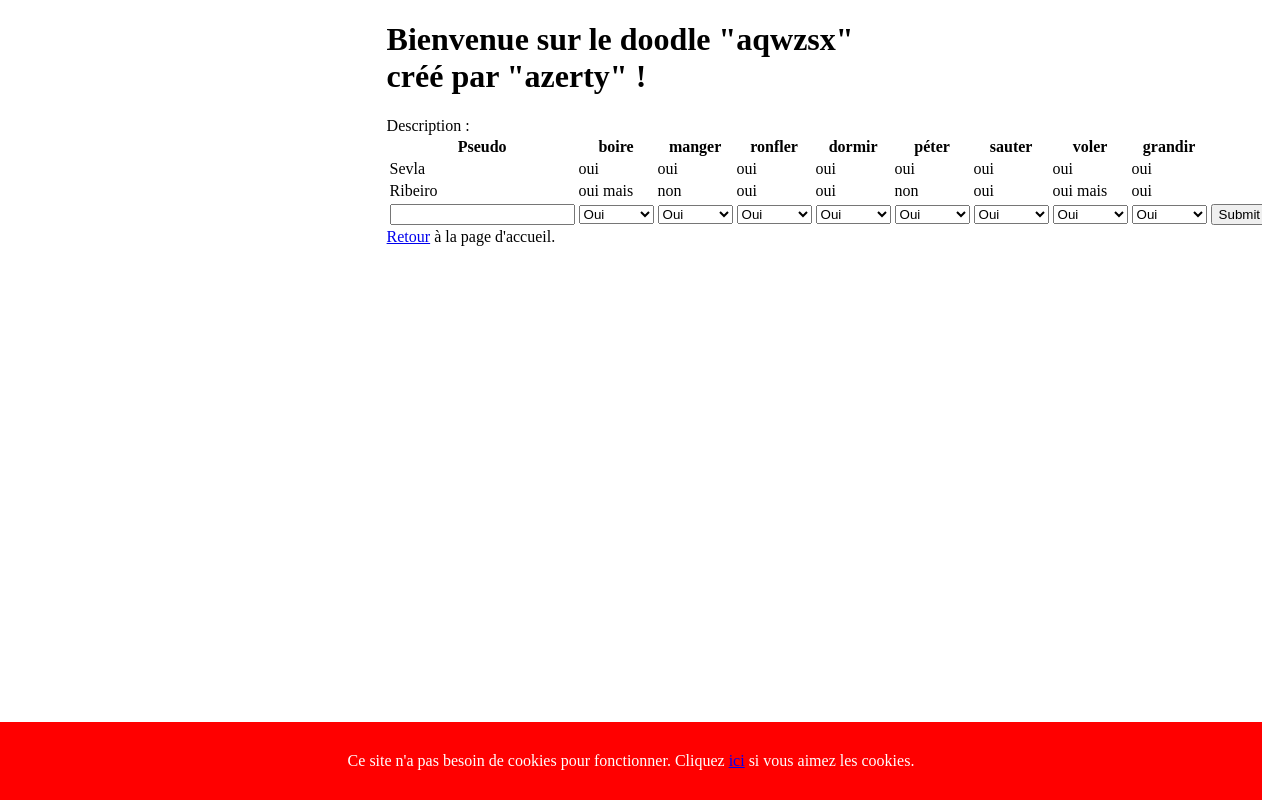
/afficherDoodle.php?doodleCode=ZlCyjYuN, run on the app's committed database.
### tables this page shows
CREATE TABLE IF NOT EXISTS `sondage` (
  `id` varchar(10) NOT NULL,
  `nom_createur` varchar(255) NOT NULL,
  `nom_sondage` varchar(255) NOT NULL,
  `commentaire` text NOT NULL,
  `valeur` text NOT NULL,
  PRIMARY KEY (`id`)
);

CREATE TABLE IF NOT EXISTS `reponse` (
  `id` int(11) NOT NULL AUTO_INCREMENT,
  `id_sondage` varchar(10) NOT NULL,
  `pseudo` varchar(255) NOT NULL,
  `valeur` text NOT NULL,
  PRIMARY KEY (`id`),
  KEY `id_sondage` (`id_sondage`)
);

### model.php (called while the page is built, shortened)
<?php
global $bdd;
try {
    $bdd = new PDO('mysql:host=localhost;dbname=test;charset=utf8', 'root', '');
}
catch(Exception $exception) {
    die('Erreur : '.$exception->getMessage());
}
function recupererDoodle($id) {
	global $bdd;
	$query = $bdd->prepare('SELECT * FROM sondage WHERE id = ?');
	$query->execute(array($id));
	$fetch = $query->fetch();
	return $fetch;
}
function recupererReponses($id_sondage) {
	global $bdd;
	$query = $bdd->prepare('SELECT * FROM reponse WHERE id_sondage = ?');
	$query->execute(array($id_sondage));
	$fetch = $query->fetchAll();
	return $fetch;
}
?>

### afficherDoodle.php (the view, shortened to what this page needs)
<?php
include("header.php");
if (isset($_POST['submit']) && (!isset($_POST['pseudo']) || strlen($_POST['pseudo']) == 0) ||
	!recupererDoodle($_GET['doodleCode'])) {
	echo 'erreur';
	exit();
}
$dood = recupererDoodle($_GET['doodleCode']);
$dood['valeur'] = json_decode($dood['valeur']);
$rep = recupererReponses($_GET['doodleCode']);
for ($i = 0; $i < sizeof($rep); $i += 1) {
	$rep[$i]['valeur'] = json_decode($rep[$i]['valeur']);
}
?>
<h1>Bienvenue sur le doodle "<?php if (isset($dood['nom_sondage'])) echo $dood['nom_sondage'] ?>" créé par "<?php if(isset($dood['nom_createur'])) echo $dood['nom_createur'] ?>" !</h1>
<div>Description : </div>
<table id="reponses">
	<tr>
		<th> Pseudo </th>
		<?php
		foreach ($dood['valeur'] as $value) {
			echo '<th>'.$value.'</th>';
		}
		?>
	</tr>
	<?php
	foreach ($rep as $key => $value) {
		echo '<tr>';
		echo '<td>'.$value['pseudo'].'</td>';
		foreach ($value['valeur'] as $value1)
			echo '<td>'.$value1.'</td>';
		echo '</tr>';
	}
	?>
	<tr class="newAnswer">
	<form method="post">
	<td><input name="pseudo" type="text"/></td>
	<?php for ($i = 0; $i < sizeof($dood['valeur']); $i += 1) { ?>
		<td><select name="val-<?php echo $i ?>"><option value="oui">Oui</option><option value="oui mais">Oui Mais</option><option value="non">Non</option></select></td>
	<?php } ?>
	<td><input type="submit" name="submit"></td>
	</form>
	</tr>
</table>
<a href="index.php">Retour</a> à la page d'accueil.
<?php
include("footer.php");
?>

### clair.css (style rules this page uses)
body { padding-left:30%; padding-right:30%; }

### data on the page
sondage: nom_sondage "aqwzsx", nom_createur "azerty"
reponse: pseudo "Sevla", value1 "oui"
reponse: pseudo "Ribeiro", value1 "oui mais", value1 "non", value1 "oui"

### other printed values
$value "boire"
$value "manger"
$value "ronfler"
$value "dormir"
$value "péter"
$value "sauter"
$value "voler"
$value "grandir"
